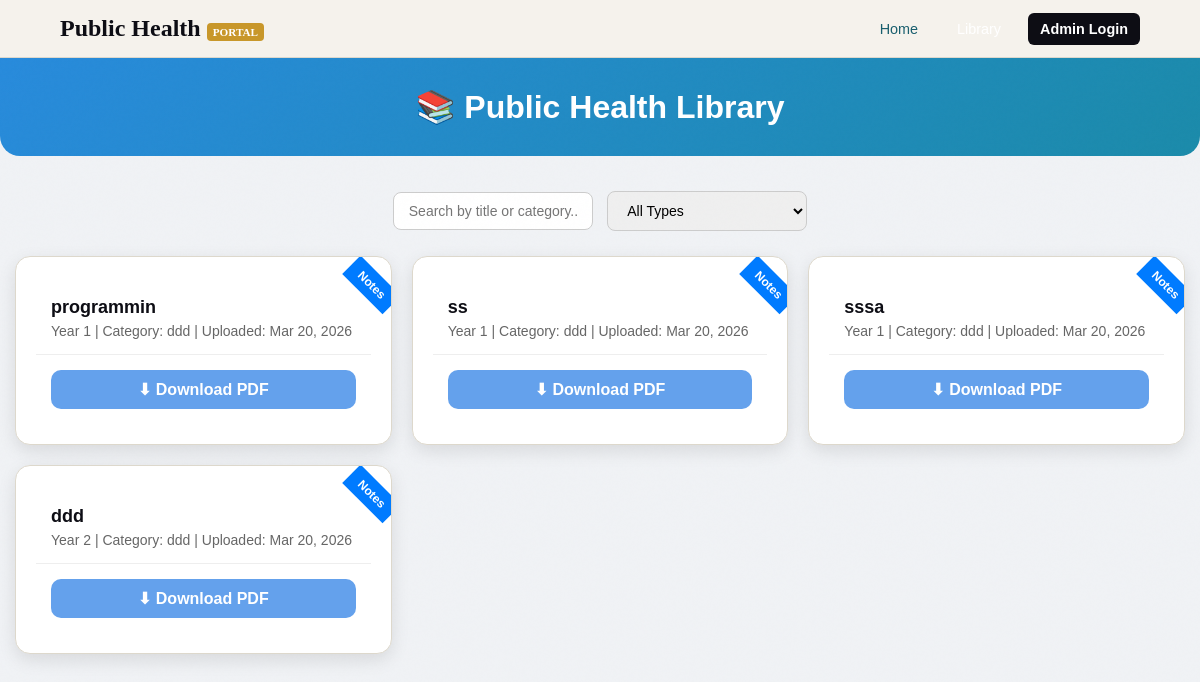
The page /library/ on the database as committed earlier.
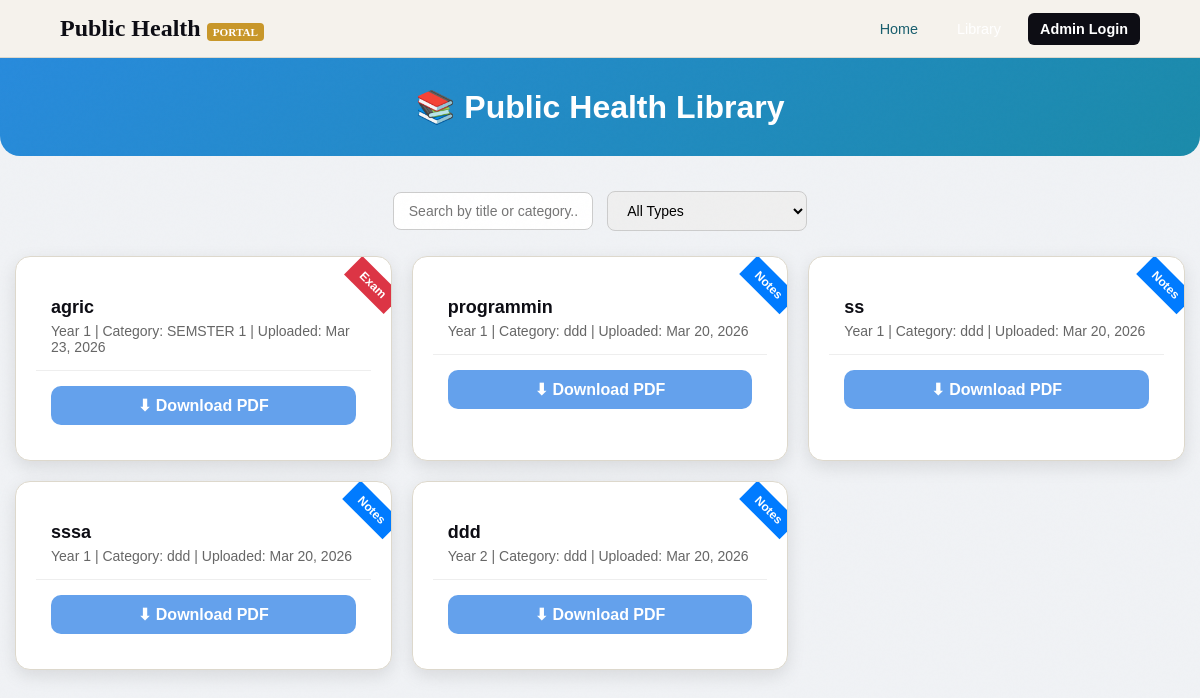
The same page on the database as committed later.
### core/models.py (models this page shows, shortened)
class Note(models.Model):
    title = models.CharField(max_length=255)
    year = models.IntegerField(choices=[(1,'1'),(2,'2'),(3,'3'),(4,'4')])
    category = models.CharField(max_length=255)
    type = models.CharField(max_length=20, choices=[('notes','Notes'),('exam','Exam Paper'),('video','Video Link')])
    file = models.FileField(upload_to='notes/', blank=True, null=True)
    video_url = models.URLField(blank=True, null=True)
    uploaded_at = models.DateTimeField(auto_now_add=True)

### core/views.py (the view)
# urls.py: path('library/', views.library, name='library'),
def library(request):
    notes = Note.objects.all().order_by('-uploaded_at')
    return render(request, 'library.html', {'notes': notes})

### core/templates/library.html (shortened to what this page needs)
{% load static %}
<!DOCTYPE html>
<html lang="en">
<head>
<link rel="stylesheet" href="{% static 'css/styles.css' %}">
</head>
<body>
<nav id="main-nav">
  <a class="nav-logo" href="#home">Public Health <span>PORTAL</span></a>
  <ul class="nav-links" id="nav-links">
    <li><a href="{% url 'home' %}" class="active">Home</a></li>
    <li><a href="{% url 'library' %}">Library</a></li>
    <li><a class="nav-cta" href="{% url 'login' %}">Admin Login</a></li>
  </ul>
</nav>
<div class="header">
    <h2>📚 Public Health Library</h2>
</div>
<div class="container">
    <div class="search-bar">
        <input type="text" id="searchInput" placeholder="Search by title or category..." onkeyup="filterNotes()">
        <select id="typeFilter" onchange="filterNotes()">
            <option value="all">All Types</option>
        </select>
    </div>
    <div class="notes-grid" id="notesGrid">
        {% for note in notes %}
        <div class="note-card" data-title="{{ note.title|lower }}" data-category="{{ note.category|lower }}" data-type="{{ note.type|lower }}">
            <div class="note-type {{ note.type|lower }}">{{ note.type|capfirst }}</div>
            <div class="note-header">{{ note.title }}</div>
            <div class="note-meta">Year {{ note.year }} | Category: {{ note.category }} | Uploaded: {{ note.uploaded_at|date:"M d, Y" }}</div>
            <div class="note-footer">
                {% if note.file %}
                <a href="{{ note.file.url }}" download>⬇ Download PDF</a>
                {% endif %}
            </div>
        </div>
        {% endfor %}
    </div>
</div>
</body>
</html>

### core/static/css/styles.css (style rules this page uses)
:root { --ink: #0d0d14; --paper: #f5f2eb; --cream: #faf8f3; --gold: #c8972a; --gold-light: #e8b84b; --gold-pale: #f5e9cc; --teal: #1a5f6e; --teal-light: #2a8a9f; --red: #c0392b; --muted: #7a7068; --border: #ddd8cc; --shadow: 0 4px 24px rgba(13,13,20,0.10); --shadow-lg: 0 12px 48px rgba(13,13,20,0.16); }
*, *::before, *::after { margin: 0; padding: 0; box-sizing: border-box; }
html { scroll-behavior: smooth; }
body { font-family: 'DM Sans', sans-serif; background: var(--cream); color: var(--ink); overflow-x: hidden; }
body::before { content: ''; position: fixed; inset: 0; pointer-events: none; opacity: 0.4; }
#main-nav { position: sticky; top: 0; z-index: 999; display: flex; justify-content: space-between; align-items: center; padding: 15px 5%; background: rgba(245,242,235,0.95); backdrop-filter: blur(10px); border-bottom: 1px solid var(--border); }
.nav-logo { font-family: 'Playfair Display', serif; font-size: 1.5rem; font-weight: 900; text-decoration: none; color: var(--ink); }
.nav-logo span { background: var(--gold); color: white; font-size: 0.7rem; padding: 3px 6px; border-radius: 4px; }
.nav-links { list-style: none; display: flex; gap: 25px; }
.nav-links a { text-decoration: none; color: var(--muted); font-size: 0.9rem; padding: 8px 12px; border-radius: 6px; transition: 0.3s; }
.nav-links a.active { color: var(--teal); }
.nav-cta { background: var(--ink); color: white !important; font-weight: 600; }
.notes-grid { display: grid; grid-template-columns: repeat(auto-fill, minmax(280px, 1fr)); gap: 20px; }
.note-card { background: white; border: 1px solid var(--border); border-radius: 14px; padding: 20px; }

### core/templates/library.html (style rules this page uses)
body { font-family: 'Arial', sans-serif; background: #f0f2f5; margin: 0; padding: 0; }
nav { background: #1d3557; color: #fff; padding: 15px 20px; display: flex; align-items: center; justify-content: space-between; }
nav .nav-links { list-style: none; display: flex; gap: 15px; }
nav .nav-links li a { color: #fff; text-decoration: none; padding: 8px 12px; border-radius: 6px; transition: background 0.3s; }
.header { background: linear-gradient(135deg, #288bdc, #1b8baa); color: #fff; padding: 30px 20px; text-align: center; border-radius: 0 0 20px 20px; }
.header h2 { margin: 0; font-size: 32px; }
.container { max-width: 1200px; margin: 30px auto; padding: 0 15px; }
.search-bar { margin: 20px 0; text-align: center; }
.search-bar input, .search-bar select { padding: 10px 15px; width: 200px; margin: 5px; border-radius: 8px; border: 1px solid #ccc; font-size: 14px; }
.notes-grid { display: grid; grid-template-columns: repeat(auto-fit, minmax(280px, 1fr)); gap: 20px; }
.note-card { background: #fff; border-radius: 15px; overflow: hidden; box-shadow: 0 6px 18px rgba(0,0,0,0.1); display: flex; flex-direction: column; transition: transform 0.3s, box-shadow 0.3s; position: relative; }
.note-type { position: absolute; top: 15px; right: -10px; padding: 6px 12px; font-size: 12px; font-weight: bold; color: #fff; transform: rotate(45deg); }
.note-type.notes { background-color: #007bff; }
.note-type.exam { background-color: #dc3545; }
.note-header { font-weight: bold; font-size: 18px; padding: 20px 15px 5px 15px; }
.note-meta { font-size: 14px; color: #666; padding: 0 15px 15px 15px; }
.note-footer { display: flex; flex-wrap: wrap; gap: 10px; padding: 15px; border-top: 1px solid #eee; }
.note-footer a, .note-footer button { flex: 1; padding: 10px 15px; border-radius: 10px; font-weight: bold; border: none; cursor: pointer; text-align: center; color: #fff; }
.note-footer a { background: #64a1ec; text-decoration: none; }

Rows that differ between the two databases and show on the page:
added Note: type "Exam", title "agric", year "1", category "SEMSTER 1", uploaded_at "Mar 23, 2026"
